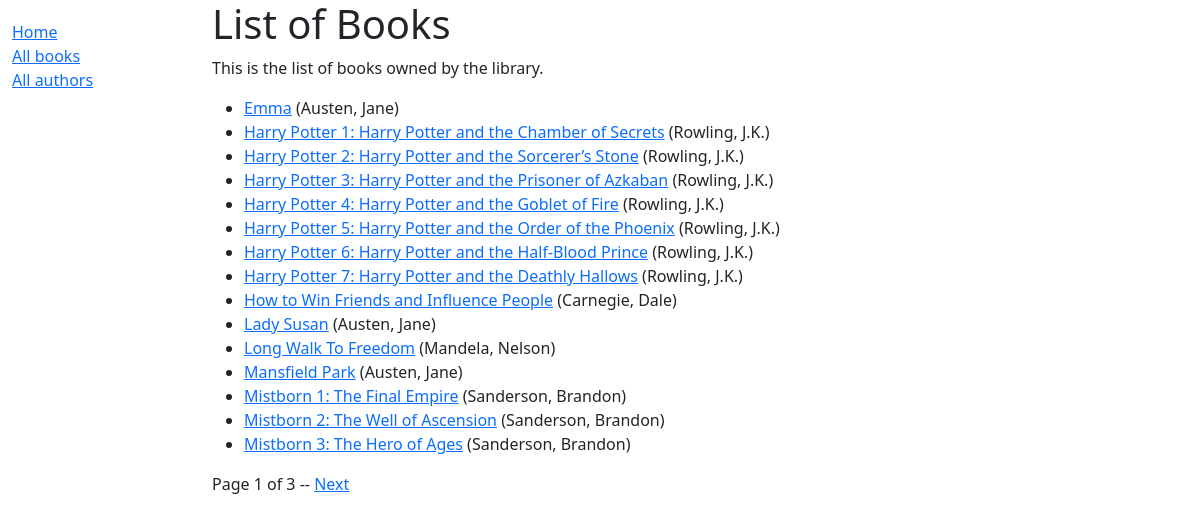
Page /catalog/books/ on the earlier database version.
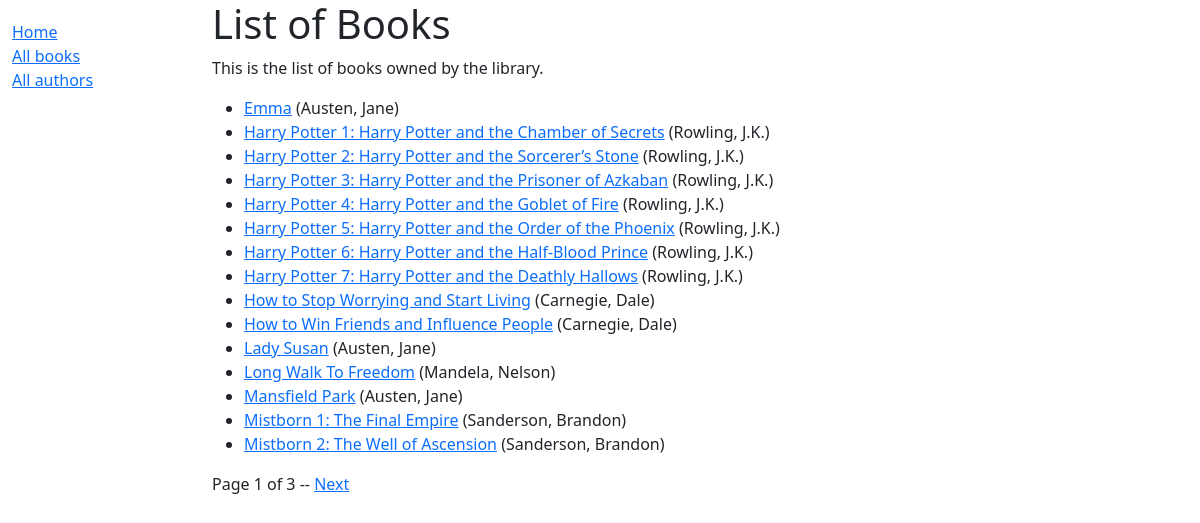
Same page on the later database version.
### catalog/models.py (models this page shows, shortened)
class Book(models.Model):
    title = models.CharField(max_length=200)
    author = models.ForeignKey('Author', on_delete=models.RESTRICT, null=True)
    summary = models.TextField(
        max_length=1000,
        help_text="Enter a brief description of the book",
    )
    isbn = models.CharField(
        'ISBN',
        max_length=13,
        unique=True,
        help_text='13 Character <a href="https://www.isbn-international.org/'
                  'content/what-isbn">ISBN number</a>',
    )
    genre = models.ManyToManyField(
        Genre,
        help_text="Select a genre for this book",
    )   # each genre can have many books and a book can have multiple genres
    def display_genre(self):
        """Create a string for the Genre. Required to display in Admin."""
        return '; '.join(genre.name for genre in self.genre.all()[:3])
    display_genre.short_description = 'Genre'
    language = models.ForeignKey(
        Language, on_delete=models.SET_NULL, null=True
    )
    def get_absolute_url(self):
        return reverse('catalog:book-detail', args=[str(self.id)])
    class Meta:
        ordering = ['title', 'author']

class Author(models.Model):
    first_name = models.CharField(max_length=100)
    last_name = models.CharField(max_length=100)
    date_of_birth = models.DateField(null=True, blank=True)
    date_of_death = models.DateField('Died', null=True, blank=True)
    class Meta:
        ordering = ['last_name', 'first_name']
    def __str__(self) -> str:
        return f'{self.last_name}, {self.first_name}'

### catalog/views.py (the view)
# urls.py: path('books/', views.BookListView.as_view(), name='books'),
class BookListView(generic.ListView):
    model = Book
    paginate_by = 15
    def get_context_data(self, **kwargs: Any) -> dict[str, Any]:
        context = super().get_context_data(**kwargs)
        context['some_data'] = 'Some other data'
        return context

### catalog/templates/catalog/book_list.html (shortened to what this page needs)
{% extends 'base_generic.html' %}
{% block content %}
    <h1>List of Books</h1>
    <p>
        This is the list of books owned by the library.
    </p>
    {% if object_list %}
        <ul>
            {% for book in object_list %}
                <li>
                    <a href="{{ book.get_absolute_url }}">{{ book.title }}</a>
                    ({{ book.author }})
                </li>
            {% endfor %}
        </ul>
    {% else %}
        <p>There are not books in the library.</p>
    {% endif %}
{% endblock %}

Differences in the rows shown:
no longer on this page (row unchanged): Book: title "Mistborn 3: The Hero of Ages", author "Sanderson, Brandon"
added Book: title "How to Stop Worrying and Start Living", author "Carnegie, Dale"
